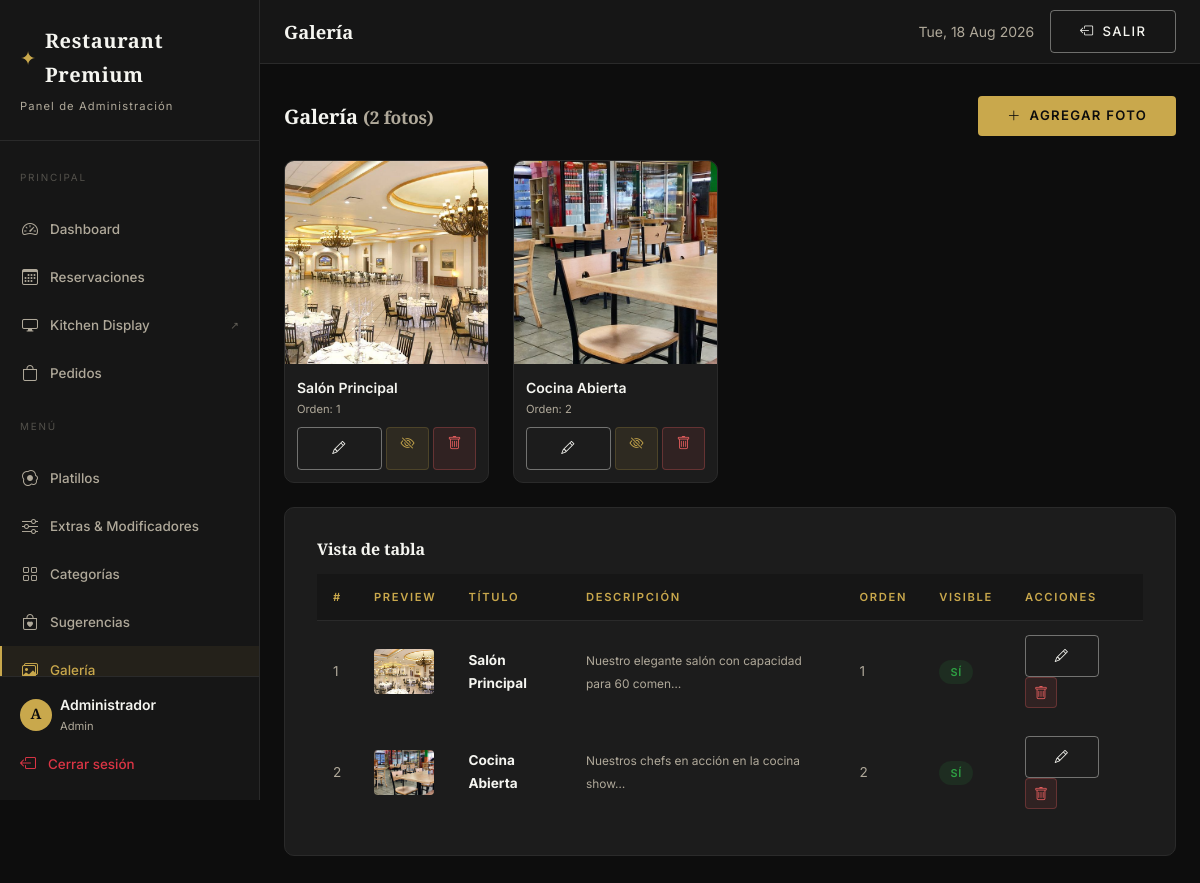
Page /admin/galeria.php (signed in) on the committed database.
### tables this page shows
CREATE TABLE `galeria` (
  `id` int(10) UNSIGNED NOT NULL,
  `titulo` varchar(150) DEFAULT NULL,
  `descripcion` text DEFAULT NULL,
  `imagen` varchar(255) NOT NULL,
  `orden` tinyint(3) UNSIGNED DEFAULT 0,
  `activo` tinyint(1) DEFAULT 1,
  `created_at` timestamp NOT NULL DEFAULT current_timestamp()
);

### includes/functions.php (called while the page is built, shortened)
<?php
function h(string $str): string {
    return htmlspecialchars($str, ENT_QUOTES | ENT_HTML5, 'UTF-8');
}

### admin/galeria.php (the view, shortened to what this page needs)
<?php
require_once __DIR__ . '/../includes/functions.php';
$db     = db();
$action = $_GET['action'] ?? 'list';
$fotos = [];
if ($action === 'list') {
    $fotos = $db->query('SELECT * FROM galeria ORDER BY orden ASC, id ASC')->fetchAll();
}
require_once __DIR__ . '/includes/sidebar.php';
?>
<?php if ($action === 'list'): ?>
<div class="d-flex justify-content-between align-items-center mb-4">
    <h2 class="rp-display fs-5 mb-0">Galería <span class="text-muted small">(<?= count($fotos) ?> fotos)</span></h2>
    <a href="?action=nuevo" class="rp-btn-gold btn"><i class="bi bi-plus-lg me-2"></i>Agregar Foto</a>
</div>
<?php if ($fotos): ?>
<div class="row gy-3 mb-4">
    <?php foreach ($fotos as $f): ?>
    <div class="col-6 col-md-4 col-lg-3">
        <div class="rp-form-card p-0 overflow-hidden" style="border-radius:10px;">
            <div style="position:relative;aspect-ratio:1;overflow:hidden;">
                <?php
                $imgPath = __DIR__ . '/../uploads/' . $f['imagen'];
                $imgUrl  = file_exists($imgPath)
                    ? APP_URL . '/uploads/' . h($f['imagen'])
                    : platilloImg(null, $f['titulo'] ?? '?');
                ?>
                <img src="<?= $imgUrl ?>" alt="<?= h($f['titulo'] ?? '') ?>"
                     style="width:100%;height:100%;object-fit:cover;">
            </div>
            <div style="padding:.75rem;">
                <p class="mb-0 small fw-semibold text-truncate" style="color:var(--white);">
                    <?= $f['titulo'] ? h($f['titulo']) : '<span class="text-muted">Sin título</span>' ?>
                </p>
                <p class="mb-2 text-muted" style="font-size:.7rem;">Orden: <?= $f['orden'] ?></p>
                <div class="d-flex gap-1">
                    <a href="?action=editar&id=<?= $f['id'] ?>"
                       class="btn btn-sm rp-btn-outline flex-fill text-center">
                        <i class="bi bi-pencil"></i>
                    </a>
                    <a href="?action=toggle&id=<?= $f['id'] ?>"
                       class="btn btn-sm flex-fill text-center"
                       style="background:rgba(201,168,76,.1);border:1px solid rgba(201,168,76,.2);color:var(--gold);"
                       title="<?= $f['activo'] ? 'Ocultar' : 'Mostrar' ?>">
                        <i class="bi bi-eye<?= $f['activo'] ? '-slash' : '' ?>"></i>
                    </a>
                    <a href="?action=delete&id=<?= $f['id'] ?>"
                       class="btn btn-sm flex-fill text-center"
                       style="background:rgba(224,92,92,.1);border:1px solid rgba(224,92,92,.3);color:#e05c5c;"
                       onclick="return confirmDelete('¿Eliminar esta foto de la galería?')">
                        <i class="bi bi-trash"></i>
                    </a>
                </div>
            </div>
        </div>
    </div>
    <?php endforeach; ?>
</div>
<div class="rp-form-card">
    <h3 class="rp-display fs-6 mb-3">Vista de tabla</h3>
    <div class="table-responsive">
        <table class="rp-table">
            <thead>
                <tr><th>#</th><th>Preview</th><th>Título</th><th>Descripción</th><th>Orden</th><th>Visible</th><th>Acciones</th></tr>
            </thead>
            <tbody>
                <?php foreach ($fotos as $f):
                    $imgPath = __DIR__ . '/../uploads/' . $f['imagen'];
                    $imgUrl  = file_exists($imgPath)
                        ? APP_URL . '/uploads/' . h($f['imagen'])
                        : platilloImg(null, $f['titulo'] ?? '?');
                ?>
                <tr>
                    <td class="text-muted"><?= $f['id'] ?></td>
                    <td>
                        <img src="<?= $imgUrl ?>" alt=""
                             style="width:60px;height:45px;object-fit:cover;border-radius:4px;">
                    </td>
                    <td><strong><?= h($f['titulo'] ?? '—') ?></strong></td>
                    <td><small class="text-muted"><?= $f['descripcion'] ? h(mb_substr($f['descripcion'],0,50)).'…' : '—' ?></small></td>
                    <td><?= $f['orden'] ?></td>
                    <td><span class="rp-badge rp-badge--<?= $f['activo'] ? 'confirmada' : 'cancelada' ?>"><?= $f['activo'] ? 'Sí' : 'No' ?></span></td>
                    <td>
                        <a href="?action=editar&id=<?= $f['id'] ?>" class="btn btn-sm rp-btn-outline me-1">
                            <i class="bi bi-pencil"></i>
                        </a>
                        <a href="?action=delete&id=<?= $f['id'] ?>"
                           class="btn btn-sm" style="background:rgba(224,92,92,.1);border:1px solid rgba(224,92,92,.3);color:#e05c5c;"
                           onclick="return confirmDelete('¿Eliminar esta foto?')">
                            <i class="bi bi-trash"></i>
                        </a>
                    </td>
                </tr>
                <?php endforeach; ?>
            </tbody>
        </table>
    </div>
</div>
<?php endif; ?>
<?php endif; ?>
<?php require_once __DIR__ . '/includes/footer_admin.php'; ?>

### assets/css/main.css (style rules this page uses)
:root { --gold: #c9a84c; --gold-light: #e4c97a; --gold-dark: #9e7e35; --black: #0d0d0d; --black-soft: #161616; --black-card: #1c1c1c; --black-border:#2a2a2a; --white: #f5f5f0; --white-dim: #b0a99a; --red-alert: #e05c5c; --font-display: 'Playfair Display', Georgia, serif; --font-body: 'Inter', system-ui, sans-serif; --transition: 0.35s cubic-bezier(0.4, 0, 0.2, 1); --radius: 4px; --radius-lg: 10px; --shadow-gold: 0 0 40px rgba(201,168,76,.15); }
*, *::before, *::after { box-sizing: border-box; margin: 0; padding: 0; }
html { scroll-behavior: smooth; }
body { background: var(--black); color: var(--white); font-family: var(--font-body); font-size: 1rem; line-height: 1.7; -webkit-font-smoothing: antialiased; }
a { color: var(--gold); text-decoration: none; transition: color var(--transition); }
img { max-width: 100%; height: auto; }
.rp-display { font-family: var(--font-display); font-weight: 700; line-height: 1.15; letter-spacing: -0.01em; }
.rp-btn-gold { background: var(--gold); color: var(--black) !important; border: none; font-weight: 600; font-size: .82rem; letter-spacing: .1em; text-transform: uppercase; padding: .65rem 1.8rem; border-radius: var(--radius); transition: all var(--transition); }
.rp-btn-outline { background: transparent; color: var(--white) !important; border: 1px solid rgba(245,245,240,.4); font-weight: 500; font-size: .82rem; letter-spacing: .1em; text-transform: uppercase; padding: .65rem 1.8rem; border-radius: var(--radius); transition: all var(--transition); }
.text-muted { color: var(--white-dim) !important; }

### admin/assets/admin.css (style rules this page uses)
:root { --sidebar-w: 260px; --topbar-h: 64px; }
body.admin-body { background: var(--black); padding-top: 0 !important; }
.rp-table { width: 100%; border-collapse: separate; border-spacing: 0; font-size: .85rem; }
.rp-table thead th { background: var(--black-soft); color: var(--gold); font-size: .7rem; letter-spacing: .15em; text-transform: uppercase; font-weight: 600; padding: .85rem 1rem; border-bottom: 1px solid var(--black-border); white-space: nowrap; }
.rp-table tbody tr { border-bottom: 1px solid var(--black-border); transition: background .2s; }
.rp-table td { padding: .85rem 1rem; color: var(--white-dim); vertical-align: middle; }
.rp-table td strong { color: var(--white); }
.rp-badge { font-size: .68rem; font-weight: 600; letter-spacing: .08em; text-transform: uppercase; padding: .3rem .7rem; border-radius: 100px; }
.rp-badge--confirmada { background: rgba(46,160,67,.12); color: #2ea043; }
.rp-form-card { background: var(--black-card); border: 1px solid var(--black-border); border-radius: var(--radius-lg); padding: 2rem; }

### rows in the picture
galeria: imagen (picture), titulo "Salón Principal", orden "1", activo 1 (drawn), id "1", descripcion "Nuestro elegante salón con capacidad para 60 comen"
galeria: imagen (picture), titulo "Cocina Abierta", orden "2", activo 1 (drawn), id "2", descripcion "Nuestros chefs en acción en la cocina show"

### other values in the picture
APP_NAME "Restaurant Premium"
mb_strtoupper(mb_substr($_SESSION['admin_nombre'] ?? 'A', 0, 1)) "A"
$_SESSION['admin_nombre'] "Administrador"
$_SESSION['admin_rol'] "Admin"
$adminTitle "Galería"
count($fotos) "2"
